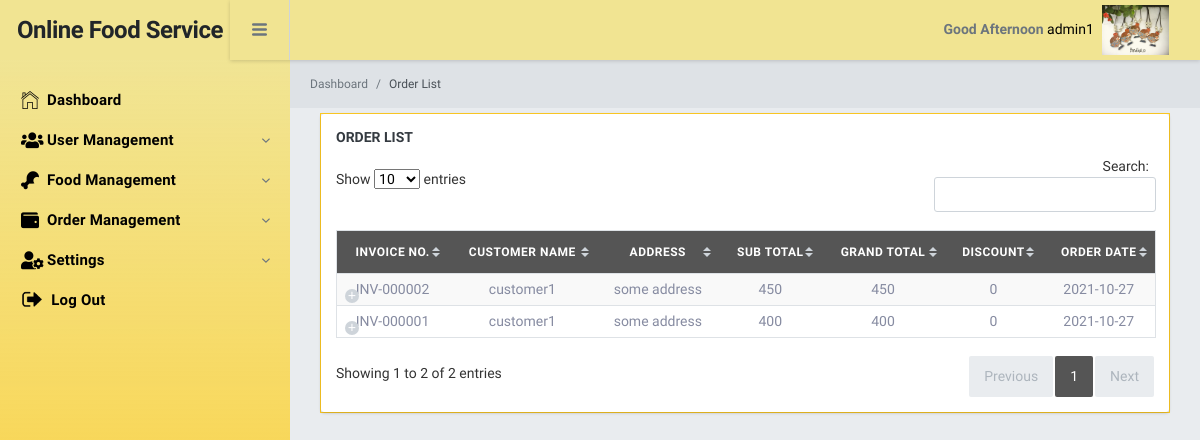
The app's page /admin/views/PendingOrder.php (signed in), older data.
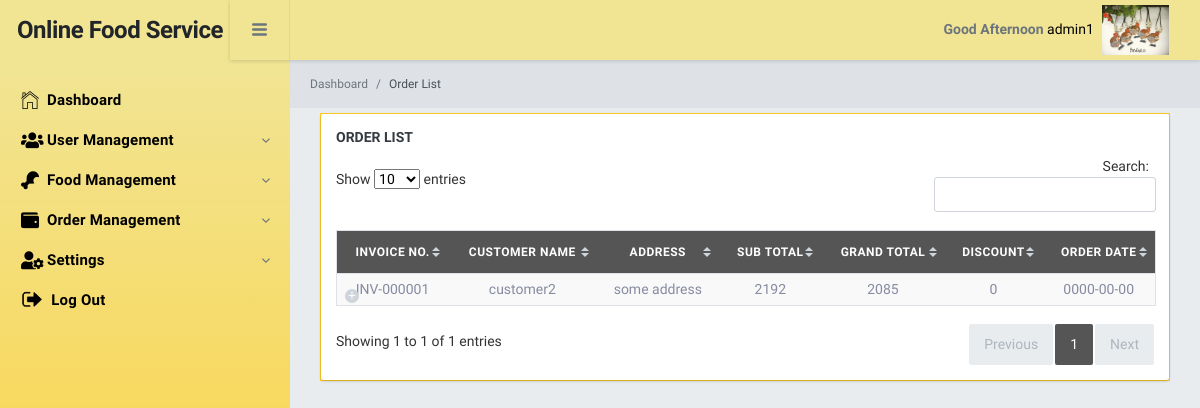
The same page, newer data.
### tables this page shows
CREATE TABLE `invoice` (
  `Id` int(11) NOT NULL,
  `InvoiceNumber` varchar(30) NOT NULL,
  `CustomerId` int(11) NOT NULL,
  `Phone` text DEFAULT NULL,
  `Address` text DEFAULT NULL,
  `DeliveryManId` int(11) DEFAULT NULL,
  `OrderDate` date NOT NULL,
  `DeliveryDate` date NOT NULL,
  `OrderTakenDate` date NOT NULL,
  `SubTotal` double NOT NULL,
  `GrandTotal` double NOT NULL,
  `Discount` double NOT NULL,
  `DeliveryCharge` int(11) NOT NULL,
  `Status` varchar(20) NOT NULL,
  `Remarks` varchar(255) NOT NULL,
  `CreatedDate` datetime NOT NULL DEFAULT current_timestamp(),
  `CreatedBy` int(11) NOT NULL,
  `UpdatedDate` datetime DEFAULT NULL,
  `UpdatedBy` int(11) NOT NULL
);

CREATE TABLE `user` (
  `Id` int(11) NOT NULL,
  `Name` varchar(255) NOT NULL,
  `Email` varchar(255) NOT NULL,
  `Password` text NOT NULL,
  `Phone` varchar(15) NOT NULL,
  `Address` text NOT NULL,
  `RoleName` varchar(255) NOT NULL,
  `IsActive` int(11) NOT NULL,
  `CreatedDate` datetime NOT NULL DEFAULT current_timestamp(),
  `CreatedBy` int(11) NOT NULL,
  `UpdatedBy` int(11) NOT NULL,
  `UpdatedDate` datetime NOT NULL
);

### admin/views/PendingOrder.php (the view, shortened to what this page needs)
<?php
    include("layout/topbar.php");
    include("layout/sidebar.php");
?>
<div class="br-pageheader">
    <nav class="breadcrumb pd-0 mg-0 tx-12">
        <a class="breadcrumb-item" href="index.php">Dashboard</a>
        <a class="breadcrumb-item active" href="#">Order List</a>
    </nav>
</div>
<div id="datatable1_wrapper" class="dataTables_wrapper no-footer">
    <div class="br-pagebody">
        <div class="br-section-wrapper">
            <h6 class="br-section-label">Order List</h6>
            <div class="table-wrapper">
                <table style="width:100%" id="pendingOrderList" class="table display responsive nowrap tableStyle">
                    <thead>
                        <tr>
                            <th>Invoice No.</th>
                            <th>Customer Name</th>
                            <th>Address</th>
                            <th>Sub Total</th>
                            <th>Grand Total</th>
                            <th>Discount</th>
                            <th>Order Date</th>
                        </tr>
                    </thead>
                    <tbody>
                        <?php
                            $sql = "SELECT P.*, CUS.Name CustomerName,CUS.Address
                                    FROM invoice P
                                    LEFT JOIN user CUS ON CUS.Id = P.CustomerId
                                    WHERE Status in ('Pending', 'Shipment')
                                    ORDER BY Id DESC";
                            $queryResult = mysqli_query($con, $sql);
                            foreach ($queryResult as $row){
                                $id = $row['Id'];
                                $invoiceNumber = $row['InvoiceNumber'];
                                $customerName = $row['CustomerName'];
                                $address = $row['Address'];
                                $subTotal = $row['SubTotal'];
                                $grandTotal = $row['GrandTotal'];
                                $discount = $row['Discount'];
                                $orderDate = $row['OrderDate'];
                                $deliveryCharge = $row['DeliveryCharge'];
                                $Status = $row['Status'];
                                $whichStatus = '';
                                if($Status == 'Pending') $whichStatus = '<span class="badge badge-primary">Pending</span>';
                                else if($Status == 'Shipment') $whichStatus = '<span class="badge badge-warning">Shipment</span>';
                                else if($Status == 'Delivered') $whichStatus = '<span class="badge badge-success">Delivered</span>';
                                $buttons = '';
                                if($_SESSION['user']['RoleName'] == 'Admin' && $Status == 'Pending'){
                                    $buttons .= "<button class = 'btn btn-success btn-sm orderProcess' action = 'shipment' title = 'Shipment' url = '../controller/PendingOrderController.php?shipmentId=$id' ><i class='fas fa-ship'></i></button>";
                                }
                                else if($_SESSION['user']['RoleName'] == 'DeliveryMan' && $Status == 'Shipment'){
                                    $buttons .= "<button class = 'btn btn-success btn-sm orderProcess' action = 'takeOrder' title = 'Take Order' url = '../controller/PendingOrderController.php?takeOrder=$id' ><i class='fas fa-truck'></i></button>";
                                }
                                $buttons .= "<button class = 'btn btn-info btn-sm btnInfo' title = 'Info' invoiceId='$id' ><i class='fa fa-info-circle'></i></button>";
                                echo '<tr>
                                        <td>'.$invoiceNumber.'</td>
                                        <td>'.$customerName.'</td>
                                        <td>'.$address.'</td>
                                        <td>'.$subTotal.'</td>
                                        <td>'.$grandTotal.'</td>
                                        <td>'.$discount.'</td>
                                        <td>'.$orderDate.'</td>
                                        <td>'.$deliveryCharge.'</td>
                                        <td>'.$whichStatus.'</td>
                                        <td>'.$buttons.'</td>
                                    </tr>';
                            }
                        ?>
                    </tbody>
                </table>
            </div>
        </div>
    </div>
</div>
<?php include("layout/footer.php");?>

Row changes from the older to the newer data that the page shows:
removed invoice: InvoiceNumber "INV-000002", user.Name "customer1", user.Address "some address", SubTotal "450", GrandTotal "450", Discount "0", OrderDate "2021-10-27"
changed invoice "INV-000001": user.Name "customer1" → "customer2"; SubTotal "400" → "2192"; GrandTotal "400" → "2085"; OrderDate "2021-10-27" → "0000-00-00"
Text that changed along with them:
text written by a page script: "Show entries Search: Showing 1 to 2 of 2 entries Previous 1 Next" → "Show entries Search: Showing 1 to 1 of 1 entries Previous 1 Next"
